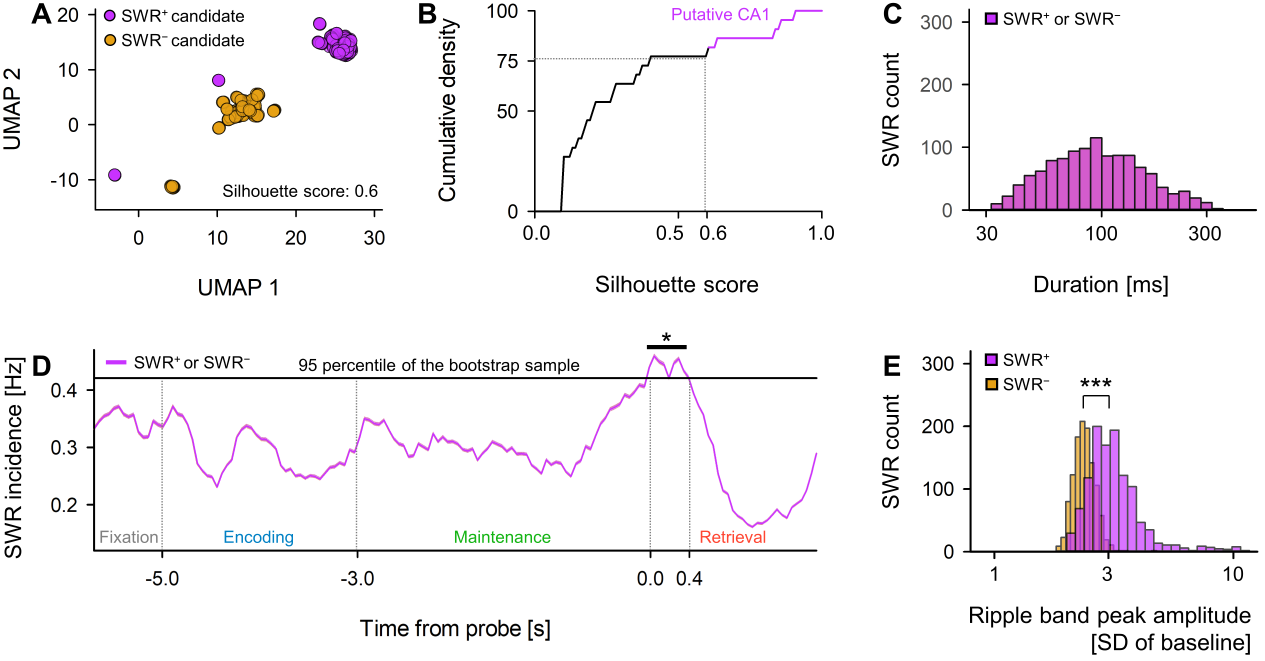
#> input picture src/figures/Figure_ID_04.tif, 6323 x 3304 px, found by its file name (shown at 1/5 size)
$ python crop_tif.py -l ./src/figures/Figure_ID_04.tif
#> lines starting #> are read from the running program, lines starting #| are printed output that depends on the picture; after the words box and inside, x2 and y2 are one past the last pixel; in counts of white or black regions, pixels touching at a corner belong together
#> in crop_tif, img is the input picture: shape (3304, 6323, 3); mean B, G, R 244.3, 242.1, 244.6
#!./.env/bin/python
# -*- coding: utf-8 -*-

import cv2
import numpy as np


def find_content_area(image_path):
    # Read the image
#> called with image_path = './src/figures/Figure_ID_04.tif'
    img = cv2.imread(image_path)
    if img is None:
        raise FileNotFoundError(f"Unable to read image file: {image_path}")

    # Convert to grayscale
    gray = cv2.cvtColor(img, cv2.COLOR_BGR2GRAY)
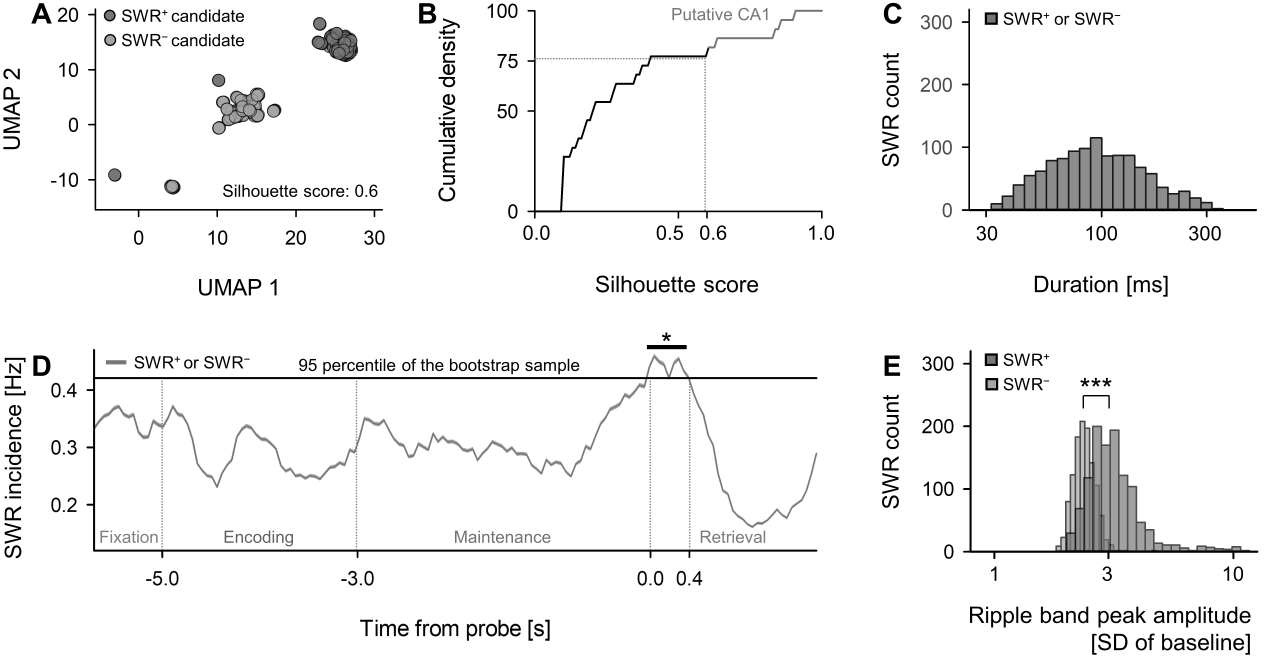
#> gray: shape (3304, 6323) (shown at 1/5 size); min 0, max 255, mean 243.1

    # Threshold the image to get all non-white areas.
    # Set the threshold close to 255 to exclude only white or nearly white areas.
    _, thresh = cv2.threshold(gray, 254, 255, cv2.THRESH_BINARY_INV)
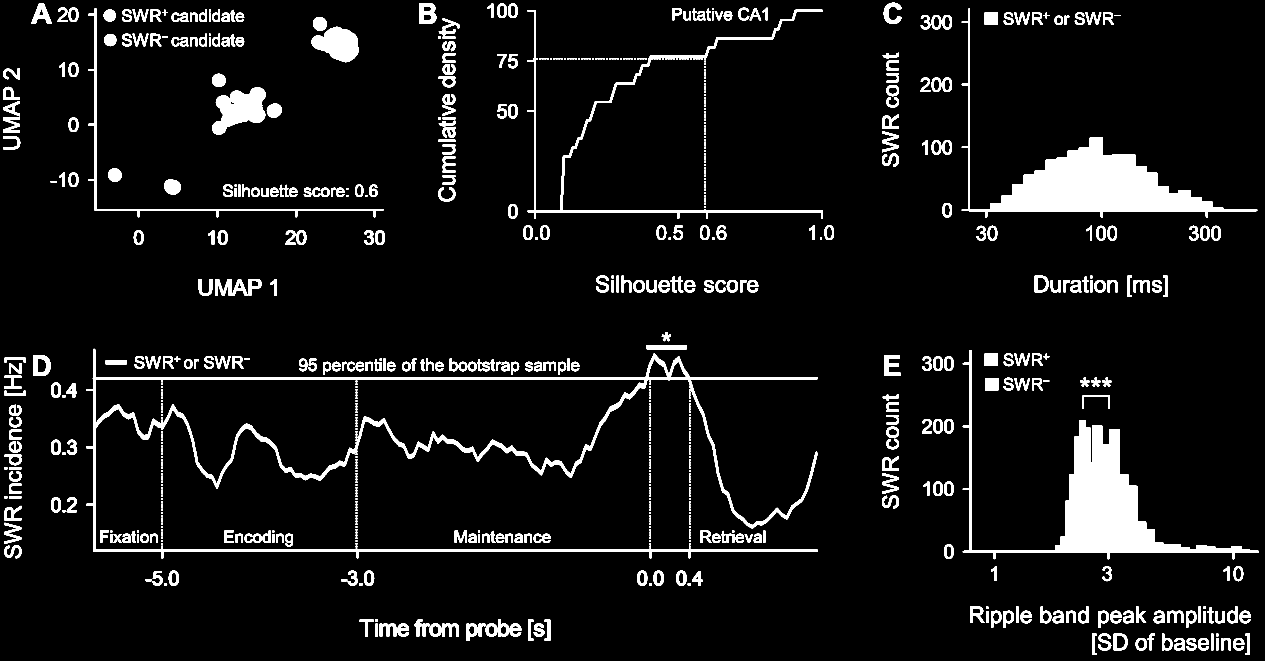
#> thresh: shape (3304, 6323) (shown at 1/5 size); 6.7% white; 772 white regions, largest, box (x1, y1, x2, y2) and area: (4814, 1751, 6293, 2796) 233684, (4809, 43, 6287, 1088) 230127, (432, 1744, 4090, 2792) 191802

    # Find all non-zero points (colored or non-white pixels)
    points = cv2.findNonZero(thresh)
#> points = contour of 1399834 points, box (x1, y1, x2, y2) (16, 14, 6293, 3274), area 7090152

    # Get the bounding rectangle around the non-zero points
    if points is not None:
        x, y, w, h = cv2.boundingRect(points)
#> x = 16; y = 14; w = 6277; h = 3260
        return x, y, w, h
    else:
        # If no points found, return the whole image
        h, w = img.shape[:2]
        return 0, 0, w, h


def crop_tif(lpath_tif, margin=30):
    # Read the image
    img = cv2.imread(lpath_tif)

    # Find the content area
    x, y, w, h = find_content_area(lpath_tif)
#> x = 16; y = 14; w = 6277; h = 3260

    # Calculate the coordinates with margin, clamping to the image boundaries
    x_start = max(x - margin, 0)
#> x_start = 0
    y_start = max(y - margin, 0)
#> y_start = 0
    x_end = min(x + w + margin, img.shape[1])
#> x_end = 6323
    y_end = min(y + h + margin, img.shape[0])
#> y_end = 3304

    # Crop the image using the bounding rectangle with margin
    cropped_img = img[y_start:y_end, x_start:x_end]

    # Save the cropped image
    cv2.imwrite(lpath_tif, cropped_img)
    print(f"\n{lpath_tif} was cropped.")


if __name__ == "__main__":
    import argparse

    # Set up argument parser
    parser = argparse.ArgumentParser(description="Crop TIF images to content area.")
    parser.add_argument(
        "-l", "--lpath_tif", type=str, help="Path to the TIF image file to be cropped."
    )
    parser.add_argument(
        "--margin", type=int, default=30, help="Margin size around the content area."
    )

    # Parse arguments
    args = parser.parse_args()

    # Crop the TIF image
    crop_tif(args.lpath_tif, margin=args.margin)

    # ./.env/bin/python ./scripts/py/crop_tif.py -l ./src/figures/Figure_ID_04.tif

$ run again, with src/figures/Figure_ID_02.tif copied over src/figures/Figure_ID_04.tif
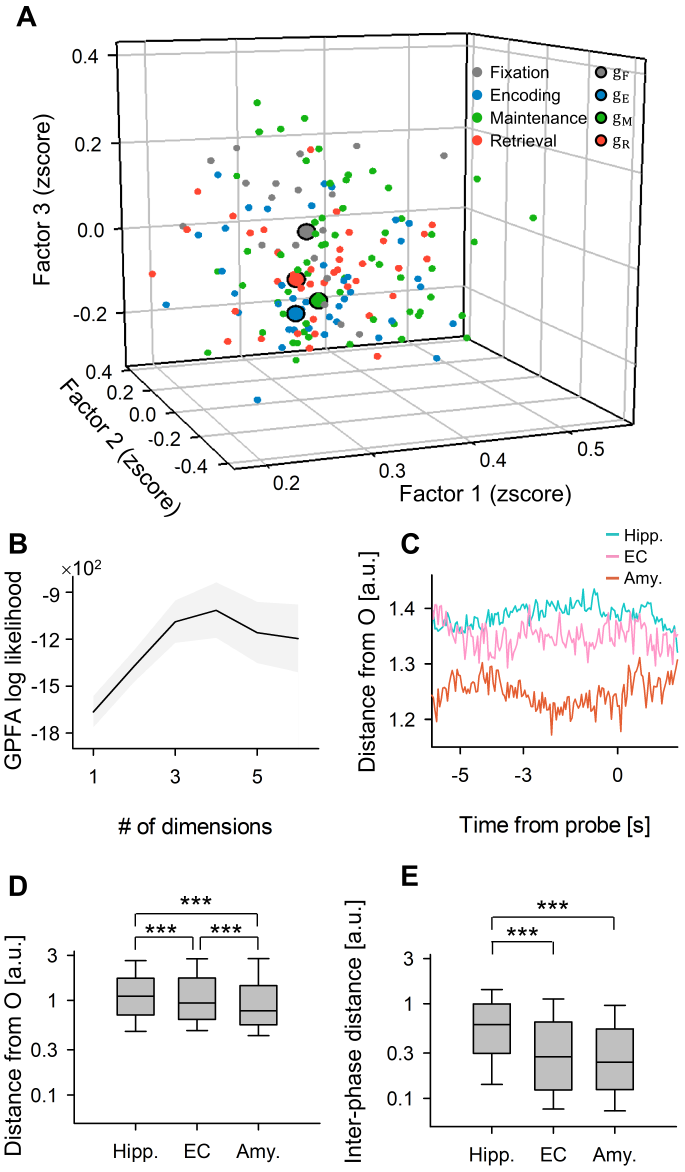
#> input picture src/figures/Figure_ID_02.tif, 3424 x 5858 px, found by its file name (shown at 1/5 size)
#> in crop_tif, img is the input picture: shape (5858, 3424, 3); mean B, G, R 241.6, 242, 242
#> in find_content_area, `gray = cv2.cvtColor(img, cv2.COLOR_BGR2GRAY)`:
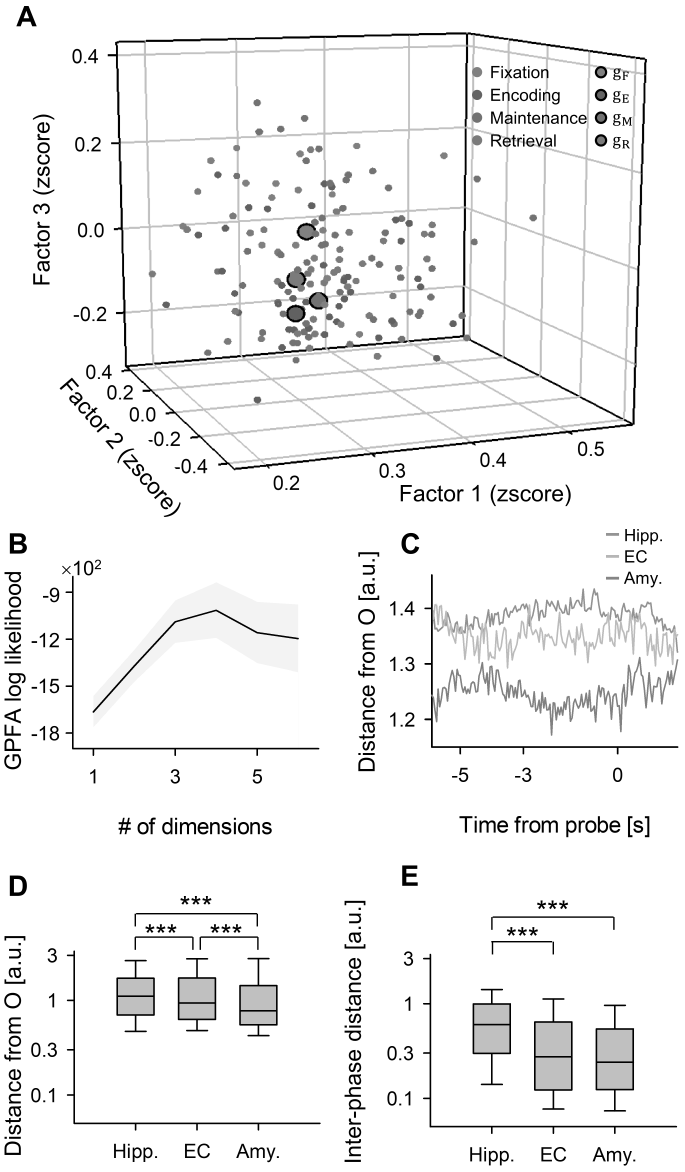
#> gray: shape (5858, 3424) (shown at 1/5 size); min 0, max 255, mean 241.9
#> in find_content_area, `_, thresh = cv2.threshold(gray, 254, 255, cv2.THRESH_BINARY_INV)`:
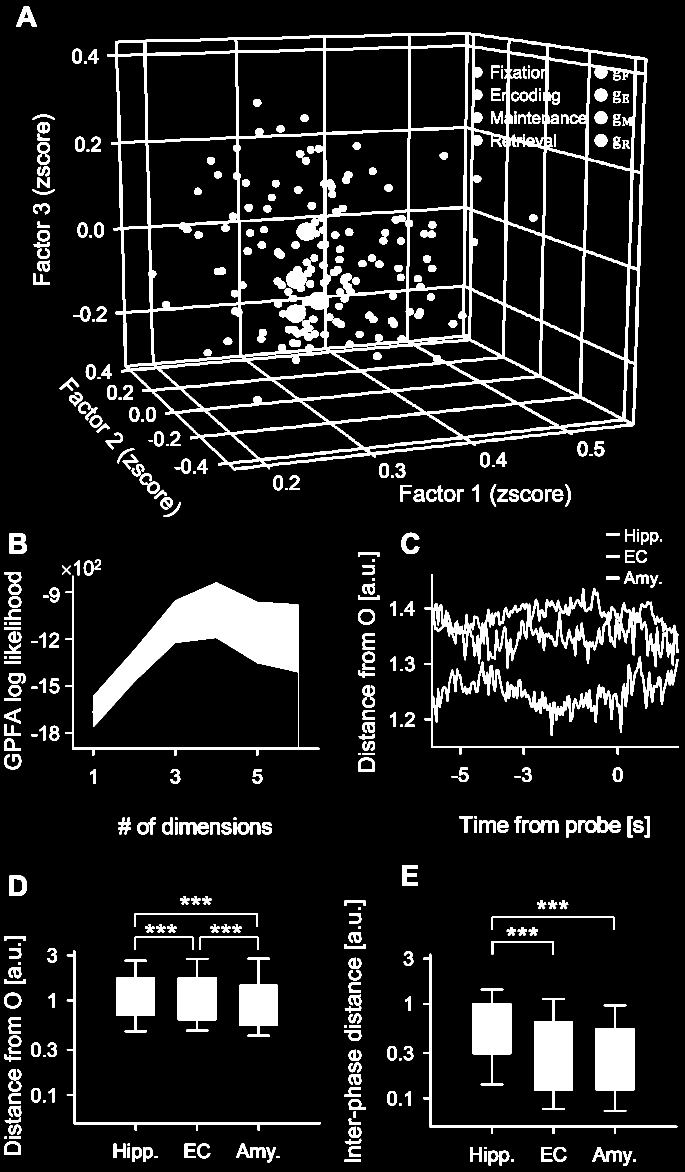
#> thresh: shape (5858, 3424) (shown at 1/5 size); 10.2% white; 444 white regions, largest, box (x1, y1, x2, y2) and area: (538, 161, 3236, 2352) 644735, (327, 2879, 1598, 3780) 265398, (2122, 2871, 3394, 3773) 186420
#> points = contour of 2047603 points, box (x1, y1, x2, y2) (21, 30, 3394, 5828), area 182712
#> in find_content_area, `x, y, w, h = cv2.boundingRect(points)`: x = 21; y = 30; w = 3373; h = 5798
#> in crop_tif, `x, y, w, h = find_content_area(lpath_tif)`: x = 21; y = 30; w = 3373; h = 5798
#> x_start = 0
#> x_end = 3424
#> y_end = 5858

$ run again, with src/figures/Figure_ID_03.tif copied over src/figures/Figure_ID_04.tif
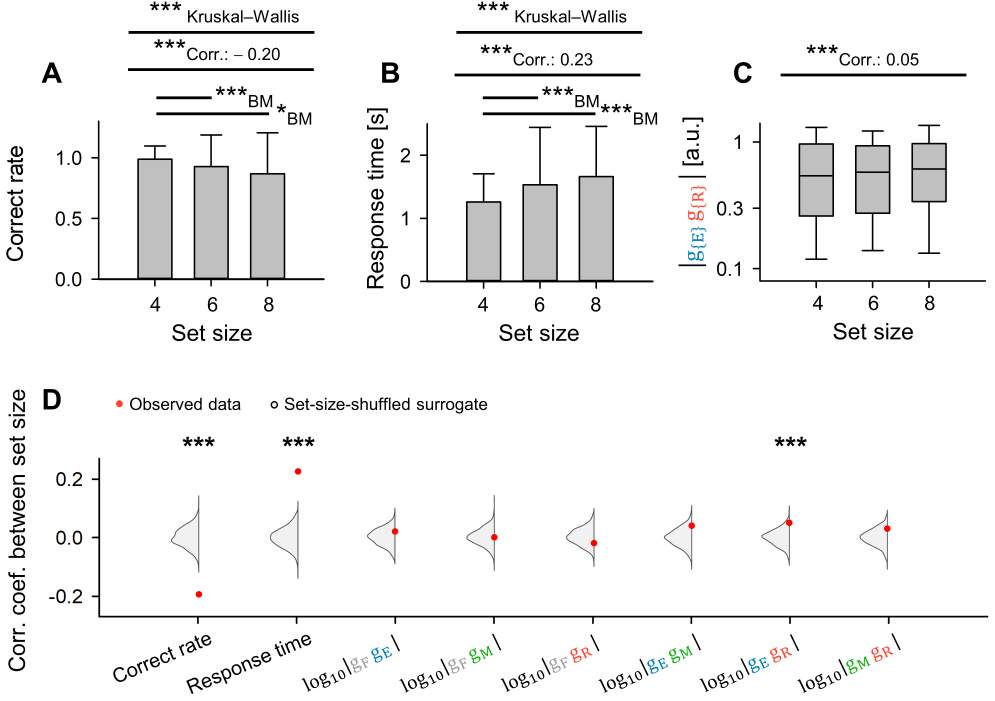
#> input picture src/figures/Figure_ID_03.tif, 4974 x 3501 px, found by its file name (shown at 1/5 size)
#> in crop_tif, img is the input picture: shape (3501, 4974, 3); mean B, G, R 242.5, 242.6, 242.6
#> in find_content_area, `_, thresh = cv2.threshold(gray, 254, 255, cv2.THRESH_BINARY_INV)`:
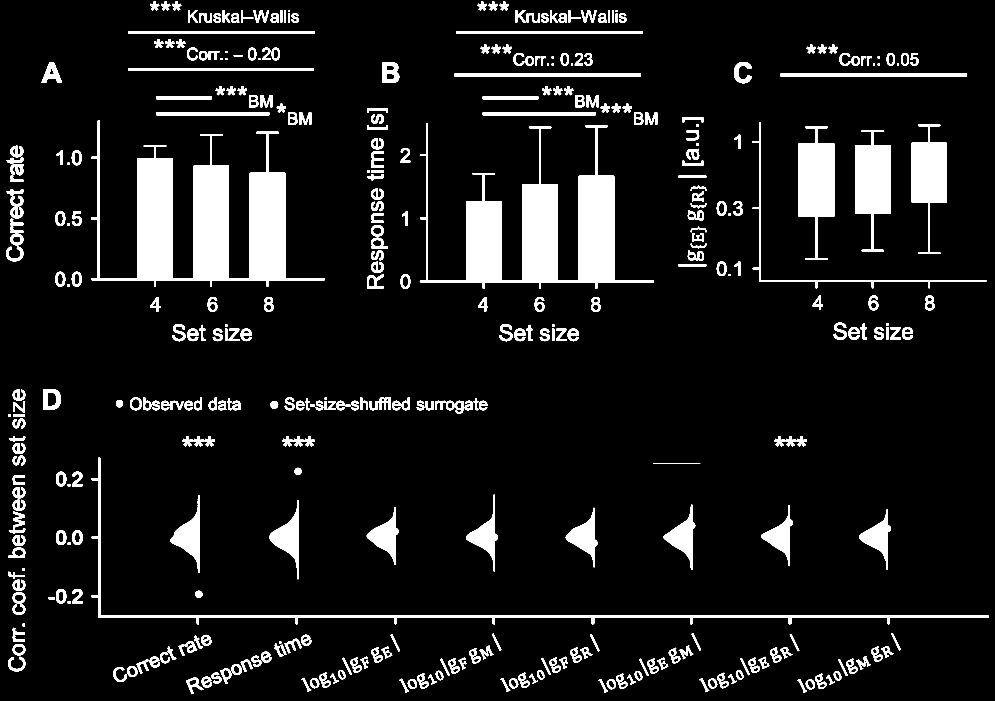
#> thresh: shape (3501, 4974) (shown at 1/5 size); 8.9% white; 397 white regions, largest, box (x1, y1, x2, y2) and area: (456, 601, 1624, 1434) 329113, (2099, 615, 3269, 1444) 277148, (3993, 633, 4172, 1300) 69806
#> points = contour of 1542675 points, box (x1, y1, x2, y2) (30, 8, 4944, 3471), area 3493652
#> in find_content_area, `x, y, w, h = cv2.boundingRect(points)`: x = 30; y = 8; w = 4914; h = 3463
#> in crop_tif, `x, y, w, h = find_content_area(lpath_tif)`: x = 30; y = 8; w = 4914; h = 3463
#> x_start = 0
#> x_end = 4974
#> y_end = 3501

$ run again, with src/figures/Figure_ID_05.tif copied over src/figures/Figure_ID_04.tif
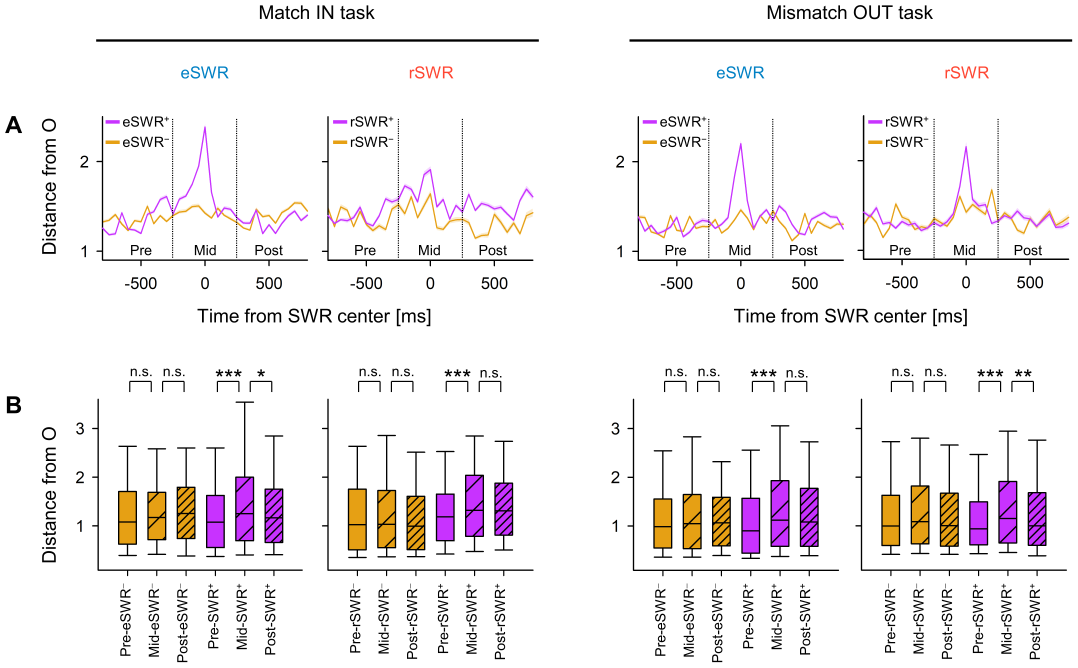
#> input picture src/figures/Figure_ID_05.tif, 6463 x 4003 px, found by its file name (shown at 1/6 size)
#> in crop_tif, img is the input picture: shape (4003, 6463, 3); mean B, G, R 239.8, 238.6, 242.1
#> in find_content_area, `gray = cv2.cvtColor(img, cv2.COLOR_BGR2GRAY)`:
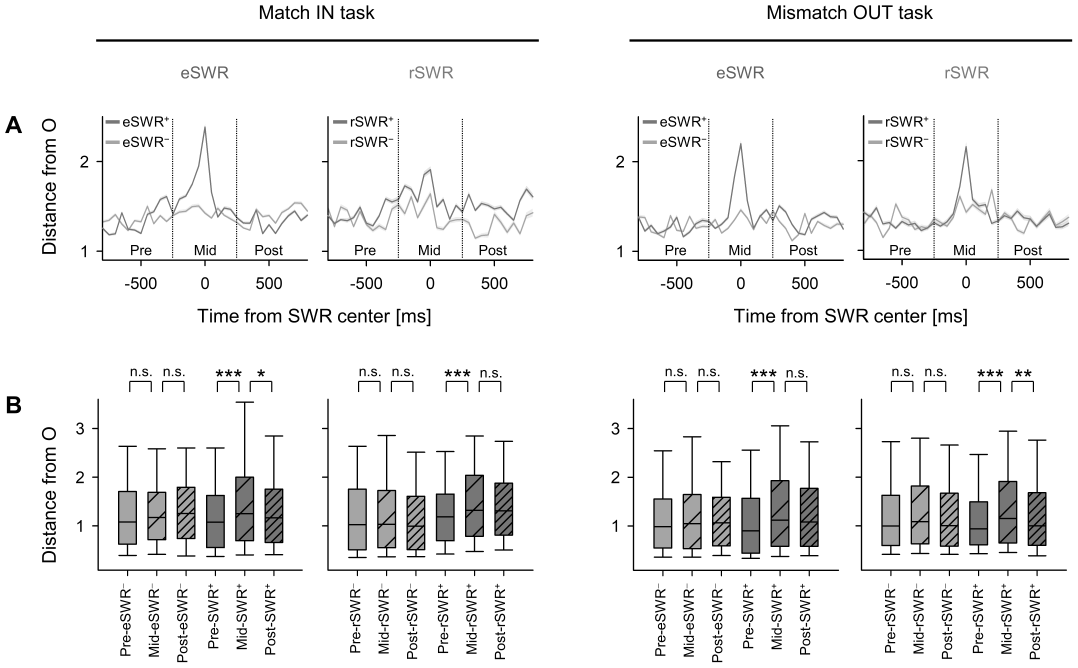
#> gray: shape (4003, 6463) (shown at 1/6 size); min 0, max 255, mean 239.8
#> in find_content_area, `_, thresh = cv2.threshold(gray, 254, 255, cv2.THRESH_BINARY_INV)`:
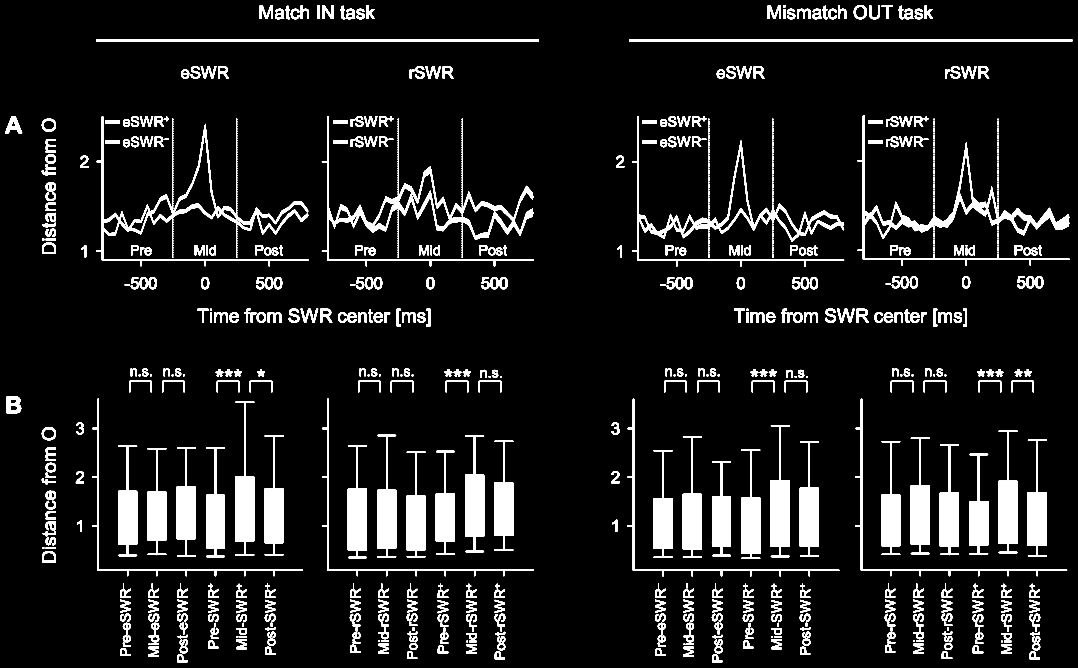
#> thresh: shape (4003, 6463) (shown at 1/6 size); 8.4% white; 1020 white regions, largest, box (x1, y1, x2, y2) and area: (1931, 697, 3202, 1598) 93120, (5145, 691, 6417, 1592) 85961, (3793, 697, 5065, 1598) 75136
#> points = contour of 2185041 points, box (x1, y1, x2, y2) (30, 30, 6433, 3973), area 5246340
#> in find_content_area, `x, y, w, h = cv2.boundingRect(points)`: x = 30; w = 6403; h = 3943
#> in crop_tif, `x, y, w, h = find_content_area(lpath_tif)`: x = 30; w = 6403; h = 3943
#> x_start = 0
#> x_end = 6463
#> y_end = 4003
